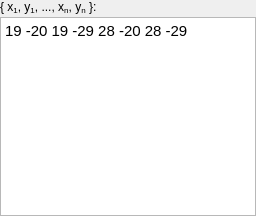
<?xml version="1.0" encoding="UTF-8"?>
<ui version="4.0">
 <class>StatisticsModeCustomStartWidget</class>
 <widget class="QWidget" name="StatisticsModeCustomStartWidget">
  <property name="geometry">
   <rect>
    <x>0</x>
    <y>0</y>
    <width>256</width>
    <height>216</height>
   </rect>
  </property>
  <property name="sizePolicy">
   <sizepolicy hsizetype="Preferred" vsizetype="Minimum">
    <horstretch>0</horstretch>
    <verstretch>0</verstretch>
   </sizepolicy>
  </property>
  <layout class="QVBoxLayout" name="verticalLayout">
   <property name="spacing">
    <number>3</number>
   </property>
   <property name="leftMargin">
    <number>0</number>
   </property>
   <property name="topMargin">
    <number>0</number>
   </property>
   <property name="rightMargin">
    <number>0</number>
   </property>
   <property name="bottomMargin">
    <number>0</number>
   </property>
   <item>
    <widget class="QLabel" name="label_5">
     <property name="sizePolicy">
      <sizepolicy hsizetype="Minimum" vsizetype="Preferred">
       <horstretch>0</horstretch>
       <verstretch>0</verstretch>
      </sizepolicy>
     </property>
     <property name="text">
      <string>&lt;html&gt;&lt;head/&gt;&lt;body&gt;&lt;p&gt;{ x&lt;span style=&quot; vertical-align:sub;&quot;&gt;1&lt;/span&gt;, y&lt;span style=&quot; vertical-align:sub;&quot;&gt;1&lt;/span&gt;, ..., x&lt;span style=&quot; vertical-align:sub;&quot;&gt;n&lt;/span&gt;, y&lt;span style=&quot; vertical-align:sub;&quot;&gt;n&lt;/span&gt; }:&lt;/p&gt;&lt;/body&gt;&lt;/html&gt;</string>
     </property>
    </widget>
   </item>
   <item>
    <widget class="QTextEdit" name="startsEdit">
     <property name="sizePolicy">
      <sizepolicy hsizetype="Minimum" vsizetype="MinimumExpanding">
       <horstretch>0</horstretch>
       <verstretch>0</verstretch>
      </sizepolicy>
     </property>
     <property name="maximumSize">
      <size>
       <width>310</width>
       <height>1000000</height>
      </size>
     </property>
     <property name="html">
      <string>&lt;!DOCTYPE HTML PUBLIC &quot;-//W3C//DTD HTML 4.0//EN&quot; &quot;http://www.w3.org/TR/REC-html40/strict.dtd&quot;&gt;
&lt;html&gt;&lt;head&gt;&lt;meta name=&quot;qrichtext&quot; content=&quot;1&quot; /&gt;&lt;style type=&quot;text/css&quot;&gt;
p, li { white-space: pre-wrap; }
&lt;/style&gt;&lt;/head&gt;&lt;body style=&quot; font-family:'Ubuntu'; font-size:11pt; font-weight:400; font-style:normal;&quot;&gt;
&lt;p style=&quot; margin-top:0px; margin-bottom:0px; margin-left:0px; margin-right:0px; -qt-block-indent:0; text-indent:0px;&quot;&gt;19 -20 19 -29 28 -20 28 -29&lt;/p&gt;&lt;/body&gt;&lt;/html&gt;</string>
     </property>
    </widget>
   </item>
  </layout>
 </widget>
 <layoutdefault spacing="6" margin="11"/>
 <resources/>
 <connections/>
</ui>
